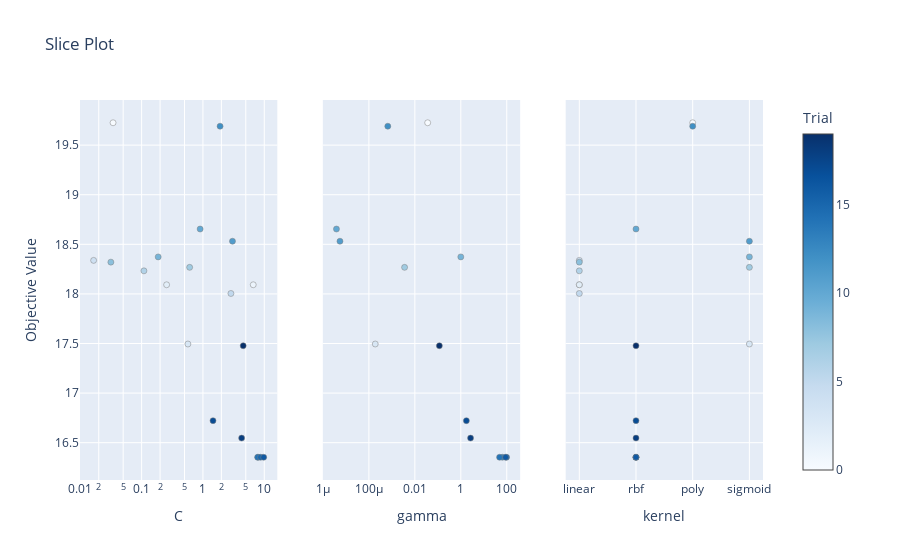

Notebook code cell kept with this figure:
### Markdown cell above
The plot shows that the kernel choice is significantly more important (0.55) than the regularization parameter 𝐶  (0.45) for the SVM model's performance. We should focus on tuning the kernel type for better results.

### Code cell
# plot accuracies for each HP trail
optuna.visualization.plot_slice(study)

### Figure 1 — Plotly figure (JSON) as saved in the notebook; plotly's stock layout.template omitted (floating-point values rounded to 4 significant figures)
{"data": [{"marker": {"color": [0, 1, 2, 3, 4, 5, 6, 7, 8, 9, 10, 11, 12, 13, 14, 15, 16, 17, 18, 19], "colorbar": {"title": {"text": "Trial"}, "x": 1, "xpad": 40}, "colorscale": [[0, "rgb(247,251,255)"], [0.125, "rgb(222,235,247)"], [0.25, "rgb(198,219,239)"], [0.375, "rgb(158,202,225)"], [0.5, "rgb(107,174,214)"], [0.625, "rgb(66,146,198)"], [0.75, "rgb(33,113,181)"], [0.875, "rgb(8,81,156)"], [1, "rgb(8,48,107)"]], "line": {"color": "Grey", "width": 0.5}, "showscale": true}, "mode": "markers", "name": "Feasible Trial", "showlegend": false, "type": "scatter", "x": [0.03422, 6.614, 0.2557, 0.5687, 0.01649, 2.86, 0.109, 0.6073, 0.03151, 0.1863, 0.9005, 3.032, 1.904, 7.963, 7.793, 8.726, 9.795, 1.459, 4.278, 4.534], "xaxis": "x", "y": [19.73, 18.09, 18.09, 17.49, 18.34, 18.0, 18.23, 18.27, 18.32, 18.37, 18.65, 18.53, 19.69, 16.35, 16.35, 16.35, 16.35, 16.72, 16.55, 17.48], "yaxis": "y"}, {"marker": {"color": [0, 3, 7, 9, 10, 11, 12, 13, 14, 15, 16, 17, 18, 19], "colorbar": {"title": {"text": "Trial"}, "x": 1, "xpad": 40}, "colorscale": [[0, "rgb(247,251,255)"], [0.125, "rgb(222,235,247)"], [0.25, "rgb(198,219,239)"], [0.375, "rgb(158,202,225)"], [0.5, "rgb(107,174,214)"], [0.625, "rgb(66,146,198)"], [0.75, "rgb(33,113,181)"], [0.875, "rgb(8,81,156)"], [1, "rgb(8,48,107)"]], "line": {"color": "Grey", "width": 0.5}, "showscale": false}, "mode": "markers", "name": "Feasible Trial", "showlegend": false, "type": "scatter", "x": [0.03615, 0.000189, 0.003573, 0.9996, 3.871e-06, 5.5e-06, 0.0006638, 64.6, 48.75, 97.87, 89.55, 1.746, 2.66, 0.1164], "xaxis": "x2", "y": [19.73, 17.49, 18.27, 18.37, 18.65, 18.53, 19.69, 16.35, 16.35, 16.35, 16.35, 16.72, 16.55, 17.48], "yaxis": "y2"}, {"marker": {"color": [0, 1, 2, 3, 4, 5, 6, 7, 8, 9, 10, 11, 12, 13, 14, 15, 16, 17, 18, 19], "colorbar": {"title": {"text": "Trial"}, "x": 1, "xpad": 40}, "colorscale": [[0, "rgb(247,251,255)"], [0.125, "rgb(222,235,247)"], [0.25, "rgb(198,219,239)"], [0.375, "rgb(158,202,225)"], [0.5, "rgb(107,174,214)"], [0.625, "rgb(66,146,198)"], [0.75, "rgb(33,113,181)"], [0.875, "rgb(8,81,156)"], [1, "rgb(8,48,107)"]], "line": {"color": "Grey", "width": 0.5}, "showscale": false}, "mode": "markers", "name": "Feasible Trial", "showlegend": false, "type": "scatter", "x": ["poly", "linear", "linear", "sigmoid", "linear", "linear", "linear", "sigmoid", "linear", "sigmoid", "rbf", "sigmoid", "poly", "rbf", "rbf", "rbf", "rbf", "rbf", "rbf", "rbf"], "xaxis": "x3", "y": [19.73, 18.09, 18.09, 17.49, 18.34, 18.0, 18.23, 18.27, 18.32, 18.37, 18.65, 18.53, 19.69, 16.35, 16.35, 16.35, 16.35, 16.72, 16.55, 17.48], "yaxis": "y3"}], "layout": {"title": {"text": "Slice Plot"}, "xaxis": {"anchor": "y", "domain": [0, 0.2889], "title": {"text": "C"}, "type": "log"}, "xaxis2": {"anchor": "y2", "domain": [0.3556, 0.6444], "title": {"text": "gamma"}, "type": "log"}, "xaxis3": {"anchor": "y3", "categoryarray": ["linear", "rbf", "poly", "sigmoid"], "categoryorder": "array", "domain": [0.7111, 1], "title": {"text": "kernel"}, "type": "category"}, "yaxis": {"anchor": "x", "domain": [0, 1], "title": {"text": "Objective Value"}}, "yaxis2": {"anchor": "x2", "domain": [0, 1], "matches": "y", "showticklabels": false}, "yaxis3": {"anchor": "x3", "domain": [0, 1], "matches": "y", "showticklabels": false}}}
